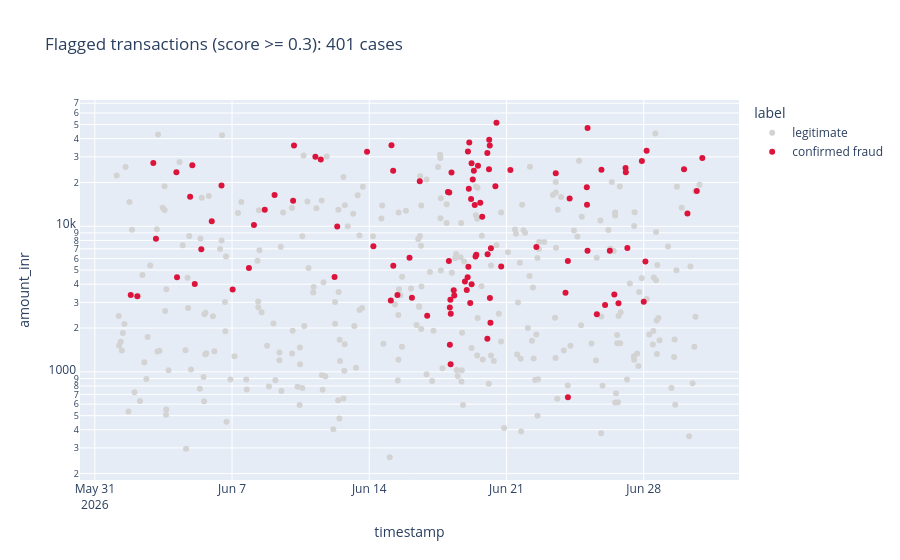
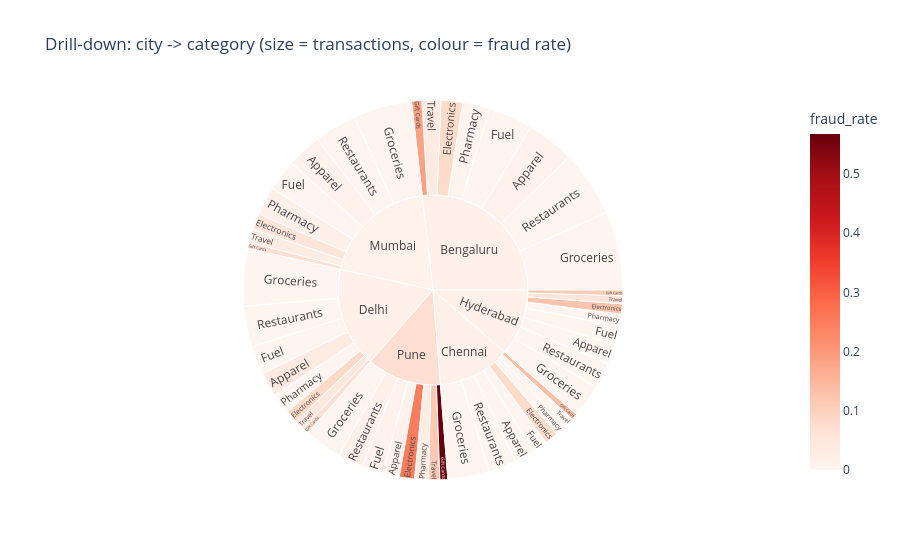

Notebook code for these charts, in order:
### Markdown cell above
## Task 5 — An Interactive Tool for the Investigators (Request #5)

**Real-world usage:** Investigators triage flagged cases themselves with zoom, filter and hover-for-details.

**Why this technique:** **Details-on-demand / tooltips** (Slides 22–23), **dynamic queries** (Slide 15) and **drill-down**
(Slide 24) — Shneiderman's mantra as an actual tool.

**TODO:**
1. Interactive scatter (plotly) of all transactions with `detector_score >= 0.3`: x = timestamp, y = amount (log),
   colour = `label`, with a tooltip showing txn_id, customer, city, category, distance and score. Set `dragmode="select"`.
2. Interactive **sunburst** for drill-down: city → merchant category, sized by transaction count, coloured by fraud rate.

### Code cell
# TODO 1: interactive scatter of flagged transactions
flagged = tx[tx.detector_score >= 0.3].copy()
fig1 = px.scatter(flagged, x="timestamp", y="amount_inr", color="label", log_y=True,
                  color_discrete_map={"confirmed fraud": "crimson", "legitimate": "lightgrey"},
                  hover_data={"txn_id": True, "customer_id": True, "city": True, "merchant_category": True,
                              "distance_from_home_km": ":.1f", "detector_score": ":.3f",
                              "timestamp": False, "amount_inr": ":,.0f", "label": False},
                  title=f"Flagged transactions (score >= 0.3): {len(flagged)} cases")
fig1.update_layout(dragmode="select")
fig1.show()

# TODO 2: drill-down sunburst city -> merchant category
sb = (tx.groupby(["city", "merchant_category"])
        .agg(n=("txn_id", "count"), fraud=("is_fraud", "sum")).reset_index())
sb["fraud_rate"] = sb.fraud / sb.n
fig2 = px.sunburst(sb, path=["city", "merchant_category"], values="n", color="fraud_rate",
                   color_continuous_scale="Reds", title="Drill-down: city -> category (size = transactions, colour = fraud rate)")
fig2.show()

### Figure 1 — Plotly figure (JSON) as saved in the notebook; plotly's stock layout.template omitted (floating-point values rounded to 4 significant figures; data arrays with more than 128 entries replaced by an {"elided": "..."} marker saying what was removed)
{"data": [{"customdata": {"elided": "297x7 mixed values"}, "hovertemplate": "amount_inr=%{y:,.0f}<br>txn_id=%{customdata[0]}<br>customer_id=%{customdata[1]}<br>city=%{customdata[2]}<br>merchant_category=%{customdata[3]}<br>distance_from_home_km=%{customdata[4]:.1f}<br>detector_score=%{customdata[5]:.3f}<extra></extra>", "legendgroup": "legitimate", "marker": {"color": "lightgrey", "symbol": "circle"}, "mode": "markers", "name": "legitimate", "orientation": "v", "showlegend": true, "type": "scatter", "x": {"elided": "297 str values"}, "xaxis": "x", "y": {"elided": "297 float values"}, "yaxis": "y"}, {"customdata": {"elided": "104x7 mixed values"}, "hovertemplate": "amount_inr=%{y:,.0f}<br>txn_id=%{customdata[0]}<br>customer_id=%{customdata[1]}<br>city=%{customdata[2]}<br>merchant_category=%{customdata[3]}<br>distance_from_home_km=%{customdata[4]:.1f}<br>detector_score=%{customdata[5]:.3f}<extra></extra>", "legendgroup": "confirmed fraud", "marker": {"color": "crimson", "symbol": "circle"}, "mode": "markers", "name": "confirmed fraud", "orientation": "v", "showlegend": true, "type": "scatter", "x": ["2026-06-01T19:58:00.000000", "2026-06-02T04:00:00.000000", "2026-06-02T23:35:00.000000", "2026-06-03T02:50:00.000000", "2026-06-04T03:50:00.000000", "2026-06-04T04:37:00.000000", "2026-06-04T20:39:00.000000", "2026-06-04T23:20:00.000000", "2026-06-05T02:20:00.000000", "2026-06-05T10:21:00.000000", "2026-06-05T23:08:00.000000", "2026-06-06T11:04:00.000000", "2026-06-07T00:43:00.000000", "2026-06-07T20:38:00.000000", "2026-06-08T02:48:00.000000", "2026-06-08T16:02:00.000000", "2026-06-09T04:02:00.000000", "2026-06-10T02:44:00.000000", "2026-06-10T03:50:00.000000", "2026-06-11T06:01:00.000000", "2026-06-11T12:38:00.000000", "2026-06-12T05:28:00.000000", "2026-06-12T08:46:00.000000", "2026-06-13T21:16:00.000000", "2026-06-14T05:02:00.000000", "2026-06-15T02:22:00.000000", "2026-06-15T03:10:00.000000", "2026-06-15T05:24:00.000000", "2026-06-15T05:14:00.000000", "2026-06-15T10:29:00.000000", "2026-06-16T01:16:00.000000", "2026-06-16T04:13:00.000000", "2026-06-16T13:50:00.000000", "2026-06-16T22:54:00.000000", "2026-06-18T00:19:00.000000", "2026-06-18T01:55:00.000000", "2026-06-18T01:28:00.000000", "2026-06-18T02:37:00.000000", "2026-06-18T02:40:00.000000", "2026-06-18T03:45:00.000000", "2026-06-18T03:16:00.000000", "2026-06-18T03:36:00.000000", "2026-06-18T04:39:00.000000", "2026-06-18T07:24:00.000000", "2026-06-18T08:02:00.000000", "2026-06-18T21:07:00.000000", "2026-06-18T23:20:00.000000", "2026-06-19T00:47:00.000000", "2026-06-19T00:25:00.000000", "2026-06-19T01:53:00.000000", "2026-06-19T01:19:00.000000", "2026-06-19T02:26:00.000000", "2026-06-19T03:35:00.000000", "2026-06-19T04:38:00.000000", "2026-06-19T05:17:00.000000", "2026-06-19T05:13:00.000000", "2026-06-19T06:41:00.000000", "2026-06-19T08:02:00.000000", "2026-06-19T09:08:00.000000", "2026-06-19T10:04:00.000000", "2026-06-19T11:01:00.000000", "2026-06-19T13:04:00.000000", "2026-06-19T15:52:00.000000", "2026-06-19T18:14:00.000000", "2026-06-20T00:35:00.000000", "2026-06-20T00:32:00.000000", "2026-06-20T00:53:00.000000", "2026-06-20T02:33:00.000000", "2026-06-20T02:49:00.000000", "2026-06-20T03:41:00.000000", "2026-06-20T03:32:00.000000", "2026-06-20T04:21:00.000000", "2026-06-20T04:55:00.000000", "2026-06-20T10:24:00.000000", "2026-06-20T11:41:00.000000", "2026-06-20T17:29:00.000000", "2026-06-21T04:44:00.000000", "2026-06-22T12:34:00.000000", "2026-06-23T12:18:00.000000", "2026-06-24T00:14:00.000000", "2026-06-24T03:13:00.000000", "2026-06-24T03:09:00.000000", "2026-06-24T05:16:00.000000", "2026-06-25T02:18:00.000000", "2026-06-25T02:35:00.000000", "2026-06-25T03:16:00.000000", "2026-06-25T03:10:00.000000", "2026-06-25T14:37:00.000000", "2026-06-25T20:14:00.000000", "2026-06-26T00:41:00.000000", "2026-06-26T06:30:00.000000", "2026-06-26T11:59:00.000000", "2026-06-26T17:05:00.000000", "2026-06-27T01:45:00.000000", "2026-06-27T02:06:00.000000", "2026-06-27T03:57:00.000000", "2026-06-27T21:46:00.000000", "2026-06-28T00:02:00.000000", "2026-06-28T02:05:00.000000", "2026-06-28T03:32:00.000000", "2026-06-30T01:21:00.000000", "2026-06-30T05:32:00.000000", "2026-06-30T16:57:00.000000", "2026-06-30T23:43:00.000000"], "xaxis": "x", "y": [3369.0, 3309.0, 27170.0, 8198.0, 23460.0, 4462.0, 15920.0, 26220.0, 4015.0, 6960.0, 10830.0, 19060.0, 3682.0, 5160.0, 10220.0, 12970.0, 16400.0, 14980.0, 35900.0, 30060.0, 28720.0, 4474.0, 9949.0, 32550.0, 7277.0, 3087.0, 36030.0, 5347.0, 24060.0, 3368.0, 6090.0, 3227.0, 20360.0, 2430.0, 17180.0, 17050.0, 5772.0, 2771.0, 1535.0, 2505.0, 3126.0, 1126.0, 23420.0, 3630.0, 3339.0, 4182.0, 3649.0, 32690.0, 4465.0, 18120.0, 5278.0, 37680.0, 2976.0, 15420.0, 3996.0, 27060.0, 20980.0, 24100.0, 14010.0, 6209.0, 6379.0, 26010.0, 14520.0, 11610.0, 1689.0, 31880.0, 6432.0, 24600.0, 39340.0, 3214.0, 35840.0, 2172.0, 7066.0, 18840.0, 51420.0, 5302.0, 24350.0, 7206.0, 23100.0, 3488.0, 669.0, 5780.0, 15530.0, 18560.0, 14060.0, 47260.0, 6795.0, 2487.0, 24490.0, 2877.0, 6783.0, 3393.0, 2957.0, 25150.0, 23470.0, 7094.0, 28090.0, 3029.0, 5717.0, 33020.0, 24690.0, 12260.0, 17500.0, 29450.0], "yaxis": "y"}], "layout": {"dragmode": "select", "legend": {"title": {"text": "label"}, "tracegroupgap": 0}, "title": {"text": "Flagged transactions (score >= 0.3): 401 cases"}, "xaxis": {"anchor": "y", "domain": [0.0, 1.0], "title": {"text": "timestamp"}}, "yaxis": {"anchor": "x", "domain": [0.0, 1.0], "title": {"text": "amount_inr"}, "type": "log"}}}

### Figure 2 — Plotly figure (JSON) as saved in the notebook; plotly's stock layout.template omitted (floating-point values rounded to 4 significant figures)
{"data": [{"branchvalues": "total", "customdata": [[0.008929], [0.07921], [0.0], [0.1875], [0.00271], [0.007752], [0.0], [0.03371], [0.0], [0.07937], [0.0], [0.1333], [0.0], [0.0], [0.0], [0.0], [0.03478], [0.08333], [0.0], [0.06667], [0.0], [0.0], [0.0], [0.04255], [0.0], [0.125], [0.0], [0.1111], [0.0], [0.0], [0.0], [0.05405], [0.01242], [0.05333], [0.0], [0.06667], [0.0], [0.01493], [0.0], [0.03175], [0.01282], [0.25], [0.01], [0.5676], [0.0], [0.03077], [0.01681], [0.1154], [0.01622], [0.01316], [0.0138], [0.01754], [0.01104], [0.07286]], "domain": {"x": [0.0, 1.0], "y": [0.0, 1.0]}, "hovertemplate": "labels=%{label}<br>n=%{value}<br>parent=%{parent}<br>id=%{id}<br>fraud_rate=%{color}<extra></extra>", "ids": ["Bengaluru/Apparel", "Bengaluru/Electronics", "Bengaluru/Fuel", "Bengaluru/Gift Cards", "Bengaluru/Groceries", "Bengaluru/Pharmacy", "Bengaluru/Restaurants", "Bengaluru/Travel", "Chennai/Apparel", "Chennai/Electronics", "Chennai/Fuel", "Chennai/Gift Cards", "Chennai/Groceries", "Chennai/Pharmacy", "Chennai/Restaurants", "Chennai/Travel", "Delhi/Apparel", "Delhi/Electronics", "Delhi/Fuel", "Delhi/Gift Cards", "Delhi/Groceries", "Delhi/Pharmacy", "Delhi/Restaurants", "Delhi/Travel", "Hyderabad/Apparel", "Hyderabad/Electronics", "Hyderabad/Fuel", "Hyderabad/Gift Cards", "Hyderabad/Groceries", "Hyderabad/Pharmacy", "Hyderabad/Restaurants", "Hyderabad/Travel", "Mumbai/Apparel", "Mumbai/Electronics", "Mumbai/Fuel", "Mumbai/Gift Cards", "Mumbai/Groceries", "Mumbai/Pharmacy", "Mumbai/Restaurants", "Mumbai/Travel", "Pune/Apparel", "Pune/Electronics", "Pune/Fuel", "Pune/Gift Cards", "Pune/Groceries", "Pune/Pharmacy", "Pune/Restaurants", "Pune/Travel", "Bengaluru", "Chennai", "Delhi", "Hyderabad", "Mumbai", "Pune"], "labels": ["Apparel", "Electronics", "Fuel", "Gift Cards", "Groceries", "Pharmacy", "Restaurants", "Travel", "Apparel", "Electronics", "Fuel", "Gift Cards", "Groceries", "Pharmacy", "Restaurants", "Travel", "Apparel", "Electronics", "Fuel", "Gift Cards", "Groceries", "Pharmacy", "Restaurants", "Travel", "Apparel", "Electronics", "Fuel", "Gift Cards", "Groceries", "Pharmacy", "Restaurants", "Travel", "Apparel", "Electronics", "Fuel", "Gift Cards", "Groceries", "Pharmacy", "Restaurants", "Travel", "Apparel", "Electronics", "Fuel", "Gift Cards", "Groceries", "Pharmacy", "Restaurants", "Travel", "Bengaluru", "Chennai", "Delhi", "Hyderabad", "Mumbai", "Pune"], "marker": {"coloraxis": "coloraxis", "colors": [0.008929, 0.07921, 0.0, 0.1875, 0.00271, 0.007752, 0.0, 0.03371, 0.0, 0.07937, 0.0, 0.1333, 0.0, 0.0, 0.0, 0.0, 0.03478, 0.08333, 0.0, 0.06667, 0.0, 0.0, 0.0, 0.04255, 0.0, 0.125, 0.0, 0.1111, 0.0, 0.0, 0.0, 0.05405, 0.01242, 0.05333, 0.0, 0.06667, 0.0, 0.01493, 0.0, 0.03175, 0.01282, 0.25, 0.01, 0.5676, 0.0, 0.03077, 0.01681, 0.1154, 0.01622, 0.01316, 0.0138, 0.01754, 0.01104, 0.07286]}, "name": "", "parents": ["Bengaluru", "Bengaluru", "Bengaluru", "Bengaluru", "Bengaluru", "Bengaluru", "Bengaluru", "Bengaluru", "Chennai", "Chennai", "Chennai", "Chennai", "Chennai", "Chennai", "Chennai", "Chennai", "Delhi", "Delhi", "Delhi", "Delhi", "Delhi", "Delhi", "Delhi", "Delhi", "Hyderabad", "Hyderabad", "Hyderabad", "Hyderabad", "Hyderabad", "Hyderabad", "Hyderabad", "Hyderabad", "Mumbai", "Mumbai", "Mumbai", "Mumbai", "Mumbai", "Mumbai", "Mumbai", "Mumbai", "Pune", "Pune", "Pune", "Pune", "Pune", "Pune", "Pune", "Pune", "", "", "", "", "", ""], "type": "sunburst", "values": [224.0, 101.0, 208.0, 48.0, 369.0, 129.0, 312.0, 89.0, 95.0, 63.0, 71.0, 30.0, 195.0, 57.0, 131.0, 42.0, 115.0, 60.0, 134.0, 30.0, 269.0, 96.0, 191.0, 47.0, 94.0, 48.0, 87.0, 27.0, 155.0, 57.0, 122.0, 37.0, 161.0, 75.0, 148.0, 30.0, 275.0, 134.0, 201.0, 63.0, 78.0, 72.0, 100.0, 37.0, 177.0, 65.0, 119.0, 52.0, 1480.0, 684.0, 942.0, 627.0, 1087.0, 700.0]}], "layout": {"coloraxis": {"autocolorscale": false, "colorbar": {"title": {"text": "fraud_rate"}}, "colorscale": [[0.0, "rgb(255,245,240)"], [0.125, "rgb(254,224,210)"], [0.25, "rgb(252,187,161)"], [0.375, "rgb(252,146,114)"], [0.5, "rgb(251,106,74)"], [0.625, "rgb(239,59,44)"], [0.75, "rgb(203,24,29)"], [0.875, "rgb(165,15,21)"], [1.0, "rgb(103,0,13)"]]}, "legend": {"tracegroupgap": 0}, "title": {"text": "Drill-down: city -> category (size = transactions, colour = fraud rate)"}}}
